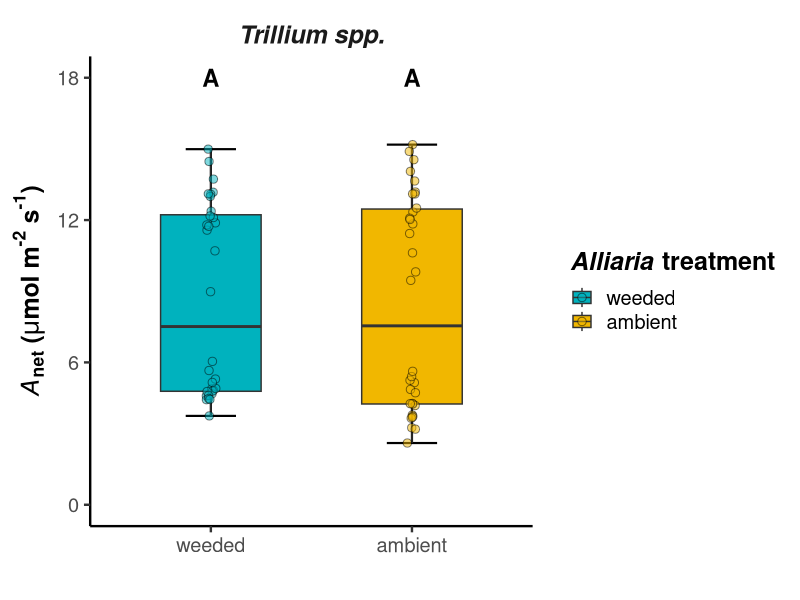
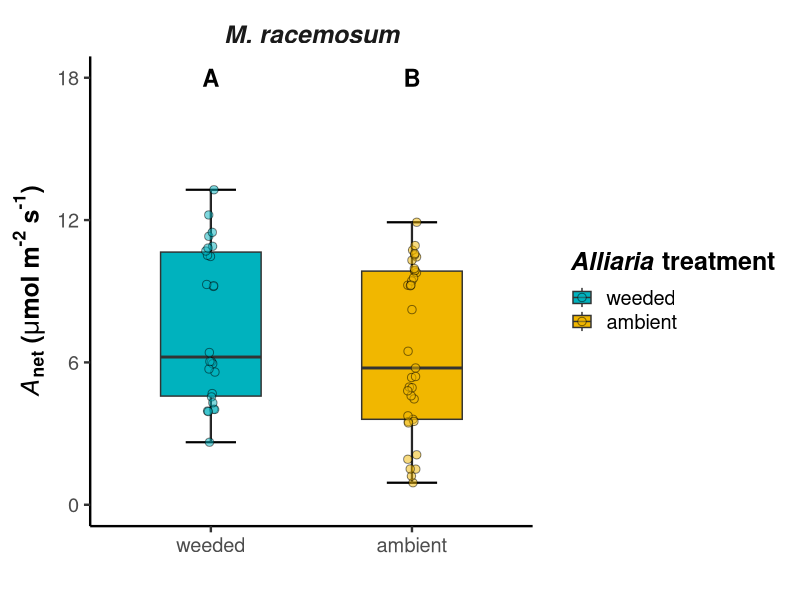
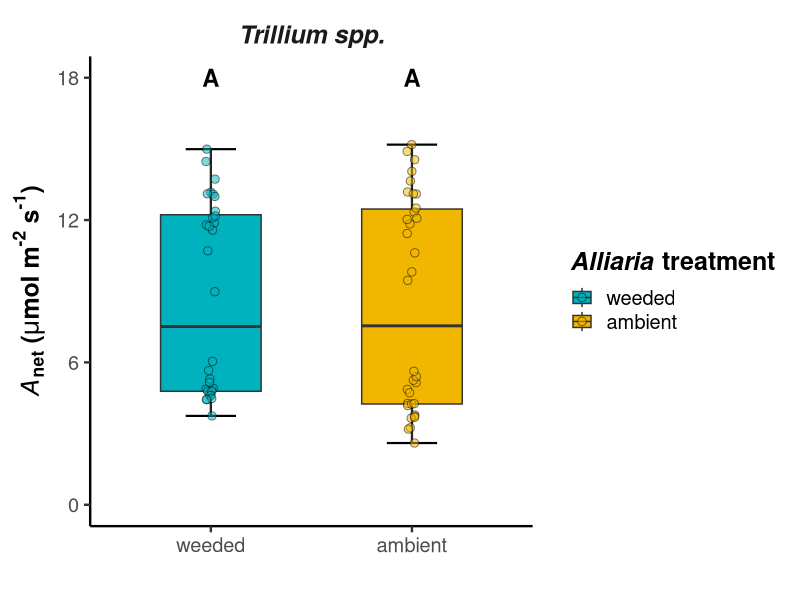
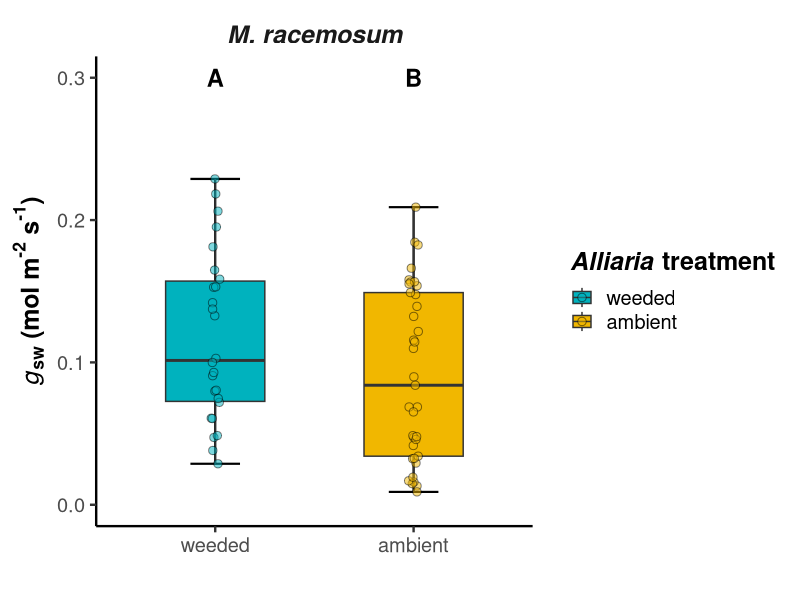

Write R code to recreate these figures, in order.
##############################################################################
## Prep  
##############################################################################
## Load libraries
library(tidyverse)
library(ggpubr)
library(lme4)
library(car)
library(emmeans)
library(multcomp)
library(scales)

## Read compiled data file
df <- read.csv("../data/TT23_data.csv") %>%
  mutate(canopy_plot = ifelse(canopy == "open",
                              "open (April-May)",
                              "closed (June)"))
head(df)

# How many measurements per ID?
n_measurements <- df %>%
  group_by(id, spp, plot, subplot, gm.trt) %>%
  summarize(n_measurements = length(id)) %>%
  ungroup() %>%
  dplyr::select(id, spp, n_meas = n_measurements)
head(n_measurements)

# Join n measurements into photo traits
df2 <- df %>%
  left_join(n_measurements, by = "id") %>%
  filter(n_meas > 1) %>%
  dplyr::select(id, spp = spp.x, plot:canopy, canopy_plot,
                anet:inorg_n_ppm, n_meas) %>%
  mutate(gm.trt = factor(gm.trt, levels = c("weeded", "ambient")),
         canopy = factor(canopy, levels = c("open", "closed")),
         canopy_plot = factor(canopy_plot, 
                              levels = c("open (April-May)",
                                         "closed (June)")))

# Turn off digit rounding in emmean args
emm_options(opt.digits = FALSE)

## Read and subset soil dataset
df.soil <- df %>%
  distinct(composite, plot, canopy, .keep_all = TRUE) %>%
  mutate(gm.trt = factor(gm.trt, levels = c("weeded", "ambient")),
         canopy = factor(canopy, levels = c("open", "closed")),
         canopy_plot = factor(canopy_plot, 
                              levels = c("open (April-May)",
                                         "closed (June)")),
         np.ratio = inorg_n_ppm/phosphate_ppm)

## Read daily soil moisture dataset
df.sm <- read.csv("../data/TT23_tomst_probe_sm_daily.csv")

## Remove outliers
df2$anet[43] <- NA
df2$gsw[43] <- NA
df2$l[68] <- NA
df2$vcmax25[c(67, 96)] <- NA
df2$jmax25[c(67, 96)] <- NA
df2$jmax.vcmax[c(97)] <- NA

## Create models for soil data
nitrate <- lmer(
  nitrate_ppm ~ gm.trt * canopy_plot + (1 | plot), data = df.soil)

ammonium <- lmer(
  sqrt(ammonium_ppm) ~ gm.trt * canopy_plot + (1 | plot), data = df.soil)

phosphate <- lmer(
  phosphate_ppm ~ gm.trt * canopy_plot + (1 | plot), data = df.soil)

plant_availableN <- lmer(
  log(inorg_n_ppm) ~ gm.trt * canopy_plot + (1 | plot), data = df.soil)

n_to_p_ratio <- lmer(
  log(np.ratio) ~ gm.trt * canopy_plot + (1 | plot), data = df.soil)

sm_model <- lmer(daily_vwc ~ gm.trt * doy + (1 | plot),
                 data = df.sm)

## Create models for photosynthesis data
anet.tri <- lmer(log(anet) ~ gm.trt * canopy_plot + (1 | plot) + (1 | id), 
                 data = subset(df2, spp == "Tri"))

gsw.tri <- lmer(log(gsw) ~ gm.trt * canopy_plot + (1 | plot) + (1 | id), 
                data = subset(df2, spp == "Tri"))

l.tri <- lmer(l ~ gm.trt * canopy_plot + (1 | plot) + (1 | id), 
              data = subset(df2, spp == "Tri"))

vcmax25.tri <- lmer(log(vcmax25) ~ gm.trt * canopy_plot + (1 | plot) + (1 | id), 
                    data = subset(df2, spp == "Tri"))

jmax25.tri <- lmer(log(jmax25) ~ gm.trt * canopy_plot + (1 | plot) + (1 | id), 
                   data = subset(df2, spp == "Tri"))

jmax25_vcmax25.tri <- lmer(jmax.vcmax ~ gm.trt * canopy_plot + (1 | plot) + (1 | id), 
                           data = subset(df2, spp == "Tri"))

spad.tri <- lmer(SPAD ~ gm.trt * canopy_plot + (1 | plot) + (1 | id), 
                 data = subset(df2, spp == "Tri"))

anet.mai <- lmer(anet ~ gm.trt * canopy_plot + (1 | plot) + (1 | id), 
                 data = subset(df2, spp == "Mai"))

gsw.mai <- lmer(gsw ~ gm.trt * canopy_plot + (1 | plot) + (1 | id), 
                data = subset(df2, spp == "Mai"))

l.mai <- lmer(l ~ gm.trt * canopy_plot + (1 | plot) + (1 | id), 
              data = subset(df2, spp == "Mai"))

vcmax25.mai <- lmer(log(vcmax25) ~ gm.trt * canopy_plot + (1 | plot) + (1 | id), 
                    data = subset(df2, spp == "Mai"))

jmax25.mai <- lmer(log(jmax25) ~ gm.trt * canopy_plot + (1 | plot) + (1 | id), 
                   data = subset(df2, spp == "Mai"))

jmax25_vcmax25.mai <- lmer(jmax.vcmax ~ gm.trt * canopy_plot + (1 | plot) + (1 | id), 
                           data = subset(df2, spp == "Mai"))

spad.mai <- lmer(SPAD ~ gm.trt * canopy_plot + (1 | plot) + (1 | id), 
                 data = subset(df2, spp == "Mai"))

## Add code for facet labels
facet.labs <- c("Trillium spp.", "M. racemosum")
names(facet.labs) <- c("Tri", "Mai")

## Color palettes
gm.colors <- c("#00B2BE", "#F1B700")


##############################################################################
## Net photosynthesis - Trillium (gm.trt)
##############################################################################

anet_tri_gm_results <- cld(emmeans(anet.tri, pairwise~gm.trt, type = "response"), 
                        Letters = LETTERS, reversed = TRUE) %>% 
  data.frame() %>% mutate(.group = trimws(.group, "both"))

anet_tri_gm_plot <- ggplot(data = subset(df2, spp == "Tri"),
                        aes(x = gm.trt, y = anet, fill = gm.trt)) +
  stat_boxplot(linewidth = 0.75, geom = "errorbar", width = 0.25, 
               position = position_dodge(width = 0.75)) +
  geom_boxplot(position = position_dodge(0.75),
               width = 0.5, outlier.shape = NA) +
  geom_point(position = position_jitterdodge(dodge.width = 0.75, 
                                             jitter.width = 0.1),
             alpha = 0.5, size = 2.5, shape = 21) +
  geom_text(data = anet_tri_gm_results, 
            aes(y = 18, label = .group),
            position = position_dodge(width = 0.75), 
            fontface = "bold", size = 6) +
  scale_fill_manual(values = gm.colors) +
  scale_x_discrete(labels = label_wrap(10)) +
  scale_y_continuous(limits = c(0, 18), breaks = seq(0, 18, 6)) +
  labs(x = "Tree canopy status",
       y = expression(bold(italic("A")["net"]*" ("*mu*"mol m"^"-2"*" s"^"-1"*")")),
       fill = expression(bolditalic("Alliaria")*bold(" treatment"))) +
  facet_grid(~spp, labeller = labeller(spp = facet.labs)) +
  theme_classic(base_size = 18) +
  theme(axis.title = element_text(face = "bold"),
        legend.title = element_text(face = "bold"),
        legend.text = element_text(hjust = 0),
        strip.background = element_blank(),
        strip.text = element_text(face = "bold.italic", size = 18),
        panel.grid.minor.y = element_blank(),
        axis.title.x = element_text(color = "white"))
anet_tri_gm_plot


##############################################################################
## Net photosynthesis - Mai (gm.trt)
##############################################################################

anet_mai_gm_results <- cld(emmeans(anet.mai, pairwise~gm.trt, type = "response"), 
                           Letters = LETTERS, reversed = TRUE) %>% 
  data.frame() %>% mutate(.group = trimws(.group, "both"))

anet_mai_gm_plot <- ggplot(data = subset(df2, spp == "Mai"),
                           aes(x = gm.trt, y = anet, fill = gm.trt)) +
  stat_boxplot(linewidth = 0.75, geom = "errorbar", width = 0.25, 
               position = position_dodge(width = 0.75)) +
  geom_boxplot(position = position_dodge(0.75),
               width = 0.5, outlier.shape = NA) +
  geom_point(position = position_jitterdodge(dodge.width = 0.75, 
                                             jitter.width = 0.1),
             alpha = 0.5, size = 2.5, shape = 21) +
  geom_text(data = anet_mai_gm_results, 
            aes(y = 18, label = .group),
            position = position_dodge(width = 0.75), 
            fontface = "bold", size = 6) +
  scale_fill_manual(values = gm.colors) +
  scale_x_discrete(labels = label_wrap(10)) +
  scale_y_continuous(limits = c(0, 18), breaks = seq(0, 18, 6)) +
  labs(x = "Tree canopy status",
       y = expression(bold(italic("A")["net"]*" ("*mu*"mol m"^"-2"*" s"^"-1"*")")),
       fill = expression(bolditalic("Alliaria")*bold(" treatment"))) +
  facet_grid(~spp, labeller = labeller(spp = facet.labs)) +
  theme_classic(base_size = 18) +
  theme(axis.title = element_text(face = "bold"),
        legend.title = element_text(face = "bold"),
        legend.text = element_text(hjust = 0),
        strip.background = element_blank(),
        strip.text = element_text(face = "bold.italic", size = 18),
        panel.grid.minor.y = element_blank(),
        axis.title.x = element_text(color = "white"))
anet_mai_gm_plot

##############################################################################
## Net photosynthesis - Trillium (gm.trt)
##############################################################################

anet_tri_gm_results <- cld(emmeans(anet.tri, pairwise~gm.trt, type = "response"), 
                           Letters = LETTERS, reversed = TRUE) %>% 
  data.frame() %>% mutate(.group = trimws(.group, "both"))

anet_tri_gm_plot <- ggplot(data = subset(df2, spp == "Tri"),
                           aes(x = gm.trt, y = anet, fill = gm.trt)) +
  stat_boxplot(linewidth = 0.75, geom = "errorbar", width = 0.25, 
               position = position_dodge(width = 0.75)) +
  geom_boxplot(position = position_dodge(0.75),
               width = 0.5, outlier.shape = NA) +
  geom_point(position = position_jitterdodge(dodge.width = 0.75, 
                                             jitter.width = 0.1),
             alpha = 0.5, size = 2.5, shape = 21) +
  geom_text(data = anet_tri_gm_results, 
            aes(y = 18, label = .group),
            position = position_dodge(width = 0.75), 
            fontface = "bold", size = 6) +
  scale_fill_manual(values = gm.colors) +
  scale_x_discrete(labels = label_wrap(10)) +
  scale_y_continuous(limits = c(0, 18), breaks = seq(0, 18, 6)) +
  labs(x = "Tree canopy status",
       y = expression(bold(italic("A")["net"]*" ("*mu*"mol m"^"-2"*" s"^"-1"*")")),
       fill = expression(bolditalic("Alliaria")*bold(" treatment"))) +
  facet_grid(~spp, labeller = labeller(spp = facet.labs)) +
  theme_classic(base_size = 18) +
  theme(axis.title = element_text(face = "bold"),
        legend.title = element_text(face = "bold"),
        legend.text = element_text(hjust = 0),
        strip.background = element_blank(),
        strip.text = element_text(face = "bold.italic", size = 18),
        panel.grid.minor.y = element_blank(),
        axis.title.x = element_text(color = "white"))
anet_tri_gm_plot


##############################################################################
## Stomatal conductance - Mai (gm.trt)
##############################################################################

gsw_mai_gm_results <- cld(emmeans(gsw.mai, pairwise~gm.trt, type = "response"), 
                           Letters = LETTERS, reversed = TRUE) %>% 
  data.frame() %>% mutate(.group = trimws(.group, "both"))

gsw_mai_gm_plot <- ggplot(data = subset(df2, spp == "Mai"),
                           aes(x = gm.trt, y = gsw, fill = gm.trt)) +
  stat_boxplot(linewidth = 0.75, geom = "errorbar", width = 0.25, 
               position = position_dodge(width = 0.75)) +
  geom_boxplot(position = position_dodge(0.75),
               width = 0.5, outlier.shape = NA) +
  geom_point(position = position_jitterdodge(dodge.width = 0.75, 
                                             jitter.width = 0.1),
             alpha = 0.5, size = 2.5, shape = 21) +
  geom_text(data = gsw_mai_gm_results, 
            aes(y = 0.3, label = .group),
            position = position_dodge(width = 0.75), 
            fontface = "bold", size = 6) +
  scale_fill_manual(values = gm.colors) +
  scale_x_discrete(labels = label_wrap(10)) +
  scale_y_continuous(limits = c(0, 0.3), breaks = seq(0, 0.3, 0.1)) +
  labs(x = "Tree canopy status",
       y = expression(bold(italic("g")["sw"]*" (mol m"^"-2"*" s"^"-1"*")")),
       fill = expression(bolditalic("Alliaria")*bold(" treatment"))) +
  facet_grid(~spp, labeller = labeller(spp = facet.labs)) +
  theme_classic(base_size = 18) +
  theme(axis.title = element_text(face = "bold"),
        legend.title = element_text(face = "bold"),
        legend.text = element_text(hjust = 0),
        strip.background = element_blank(),
        strip.text = element_text(face = "bold.italic", size = 18),
        panel.grid.minor.y = element_blank(),
        axis.title.x = element_text(color = "white"))
gsw_mai_gm_plot
